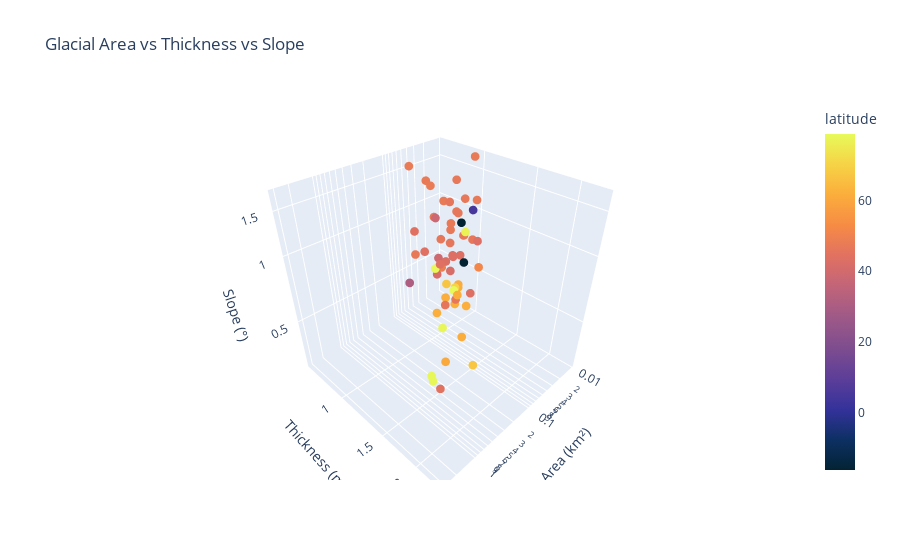

Notebook code for this chart:
### Markdown cell above
### b) 3D Scatter plot using Plotly (1 point)

Use the plotly ``scatter_3d`` plot. Make sure to change the pandas series for log scales.

### Code cell
fig = px.scatter_3d(df,
                    x='log_area',
                    y='log_thickness',
                    z='log_slope',
                    color='latitude',
                    color_continuous_scale='thermal',
                    title='Glacial Area vs Thickness vs Slope')

fig.update_traces(marker=dict(size=3))
fig.update_layout(
    scene=dict(
        xaxis_title='Area (km²)',
        yaxis_title='Thickness (m)',
        zaxis_title='Slope (°)',
        xaxis_type='log',
        yaxis_type='log',
        zaxis_type='log'
    )
)
fig.show()
